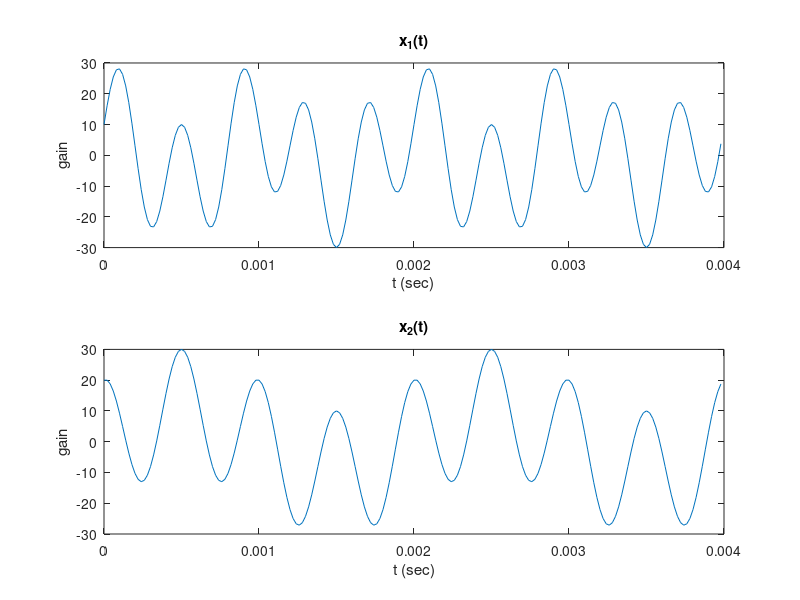

MATLAB code for this plot: (Note: this script raises an error after producing the figure.)
%%% a) x1(t) ve x2(t) isaretleri %%%
clc;
clear;
clear all;

Fs=50000;   % ornekleme frekansi
Ts=1/Fs;    % ornekleme periyodu
t=0:Ts:0.004-Ts; % cizdirme araligi

x1_t=10*cos(2*pi*1000*t)+20*sin(2*pi*2500*t); % x1(t) isaretinin tanimlanmasi
subplot(2,1,1)
plot(t,x1_t)
title('x_1(t)')
xlabel('t (sec)')
ylabel('gain')

x2_t=10*sin(2*pi*500*t)+20*cos(2*pi*2000*t); % x2(t) isaretinin tanimlanmasi
subplot(2,1,2)
plot(t,x2_t)
title('x_2(t)')
xlabel('t (sec)')
ylabel('gain')

%%% b) H1(f) ve H2(f) isaretleri %%%
clc;
clear;
clear all;

Fs=10000;   % ornekleme frekansi : fs>=2fm goz onune alinarak belirlendi
Ts=1/Fs;    % ornekleme periyodu
t=0:Ts:2-Ts;
f=-10000:9999; % cizdirme araligi

figure(2)
H1_f=rectangularPulse(f/4000); % H1(f) isareti tanimlamasi
subplot(2,1,1)
plot(f,H1_f)
title('H_1(f)')
xlabel('f (Hz)')
ylabel('gain')

H2_f=rectangularPulse(f/2000); % H2(f) isareti tanimlamasi
subplot(2,1,2)
plot(f,H2_f)
title('H_2(f)')
xlabel('f (Hz)')
ylabel('gain')

%%% a) X1(f) ve X2(f) isaretleri %%%
clc;
clear;
clear all;

Fs=10000;   % ornekleme frekansi
Ts=1/Fs;    % ornekleme periyodu
t=(-Fs:Fs-1)*(1/Fs); % cizdirme araligi

figure(3)
% x1(t) isaretinden X1(f) elde edebilmek icin Fourier Donusumu yapilir.
x1_t=10*cos(2*pi*1000*t)+20*sin(2*pi*2500*t); 
X1_f=abs(fftshift((1/length(x1_t))*fft(x1_t))); % X1(f) isaretinin tanimlanmasi
X1_f_phase=angle(fftshift((1/length(x1_t))*fft(x1_t)));
Fs_final=Fs.*t/2; % isaretlerin dogru frekans noktalarina yerlesmeleri icin
subplot(2,2,1)
plot(Fs_final,X1_f); % genligi bastirmak icin (X1(f))
title('|X_1(f)|')
xlabel('f (hz)')
ylabel('gain')

subplot(2,2,2)
plot(Fs_final,X1_f_phase); % fazi bastirmak icin (X1(f))
title('\angleX_1(f)')
xlabel('f (hz)')
ylabel('gain')

x2_t=10*sin(2*pi*500*t)+20*cos(2*pi*2000*t); 
X2_f=abs(fftshift((1/length(x2_t))*fft(x2_t))); % X2(f) isaretinin tanimlanmasi
X2_f_phase=angle(fftshift((1/length(x2_t))*fft(x2_t)));

subplot(2,2,3)
plot(Fs_final,X2_f)  % genligi bastirmak icin (X2(f))
title('|X_2(f)|')
xlabel('f (Hz)')
ylabel('gain')

subplot(2,2,4)
plot(Fs_final,X2_f_phase) % fazi bastirmak icin (X2(f))
title('\angleX_2(f)')
xlabel('f (Hz)')
ylabel('gain')

%%% c) Y1(f), Y2(f), y1(t) ve y2(t) isaretleri %%%
clc;
clear;
clear all;

Fs=10000;   % ornekleme frekansi
Ts=1/Fs;    % ornekleme periyodu
t=(-Fs:Fs-1)*(1/Fs); % cizdirme araligi

figure(4)
% X1(f) ve X2(f) isaretleri olusturuluyor

x1_t=10*cos(2*pi*1000*t)+20*sin(2*pi*2500*t); % X1(f) isaretinin tanimlanmasi
X1_f=(fftshift((1/length(x1_t))*fft(x1_t)));
X1_f_phase=angle(fftshift((1/length(x1_t))*fft(x1_t)));
Fs_final=Fs.*t/2; % isaretlerin dogru frekans noktalarina yerlesmeleri icin

x2_t=10*sin(2*pi*500*t)+20*cos(2*pi*2000*t); % X2(f) isaretinin tanimlanmasi
X2_f=(fftshift((1/length(x2_t))*fft(x2_t)));
X2_f_phase=angle(fftshift((1/length(x2_t))*fft(x2_t)));

Fs=10000;   % ornekleme frekansi : fs>=2fm goz onune alinarak belirlendi
Ts=1/Fs;    % ornekleme periyodu
t=0:Ts:2-Ts;
f=-10000:9999; % cizdirme araligi

% H1(f) ve H2(f) isaretleri olusturuluyor

H1_f=rectangularPulse(f/4000); % H1(f) isareti tanimlamasi

H2_f=rectangularPulse(f/2000); % H2(f) isareti tanimlamasi

% Y1(f) ve Y2(f) isaretleri
% Bu isaretleri olusturmak icin frekans uzayinda carpma yapiliyor.
% Frekans uzayinda carpma, transfer fonksiyonun giris sinyalini filtrelemesi ile oluyor. 

Y1_f=X1_f.*H1_f/Fs;
subplot(3,2,1)
plot(Fs_final,abs(Y1_f));   % genligi bastirmak icin (Y1(f))
title('Y_1(f)')
xlabel('f (hz)')
ylabel('gain')

Y1_f=X1_f.*H1_f/Fs;
subplot(3,2,2)
plot(Fs_final,angle(Y1_f)); % fazi bastirmak icin (Y1(f))
title('\angleY_1(f)')
xlabel('f (hz)')
ylabel('gain')

Y2_f=X2_f.*H2_f/Fs;
subplot(3,2,3)
plot(Fs_final,abs(Y2_f));  % genligi bastirmak icin (Y2(f))
title('Y_2(f)')
xlabel('f (hz)')
ylabel('gain')

Y2_f=X2_f.*H2_f/Fs;
subplot(3,2,4)
plot(Fs_final,angle(Y2_f));  % fazi bastirmak icin (Y2(f))
title('\angleY_2(f)')
xlabel('f (hz)')
ylabel('gain')

% y1(t) ve y2(t) isaretleri
%{
 Bu isaretleri elde edebilmek icin daha once frekans uzayinde elde edilen
 cikis isaretlerinin ifft ile ters fourier donusumu aliniyor.
%}

y1_t=ifft(ifftshift(Y1_f))*Fs;
subplot(3,2,5)
plot(t(1:100),y1_t(1:100));
title('y_1(t)')
xlabel('t (sec)')
ylabel('gain')

y2_t=ifft(ifftshift(Y2_f))*Fs;
subplot(3,2,6)
plot(t(1:100),y2_t(1:100));
title('y_2(t)')
xlabel('t (sec)')
ylabel('gain')

%%% d) y(t) ve Y(f) isaretleri %%%

% y1(t) ve y2(t) isaretleri carpilarak y(t) isareti elde ediliyor.
figure(5)
y_t=y1_t.*y2_t;
subplot(3,1,1);
plot(t(1:100),y_t(1:100));
title('y(t)');

% y(t) isaretinin Fourier Donusumu alinarak frekans uzayina geciliyor.
Y_f=(fftshift((1/length(y_t))*fft(y_t)));
subplot(3,1,2);
plot(Fs_final,abs(Y_f));
title('|Y(f)|');
xlabel('f (Hz)')
ylabel('gain')

subplot(3,1,3);
plot(Fs_final,angle(Y_f));
title('\angleY(f)');
xlabel('f (Hz)')
ylabel('gain')


